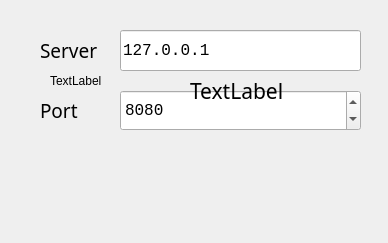
<?xml version="1.0" encoding="UTF-8"?>
<ui version="4.0">
 <class>ConnectToServer</class>
 <widget class="QDialog" name="ConnectToServer">
  <property name="geometry">
   <rect>
    <x>0</x>
    <y>0</y>
    <width>388</width>
    <height>243</height>
   </rect>
  </property>
  <property name="windowTitle">
   <string>Dialog</string>
  </property>
  <widget class="QLabel" name="serverlabel">
   <property name="geometry">
    <rect>
     <x>40</x>
     <y>30</y>
     <width>71</width>
     <height>41</height>
    </rect>
   </property>
   <property name="font">
    <font>
     <family>Corbel</family>
     <pointsize>14</pointsize>
    </font>
   </property>
   <property name="text">
    <string>Server</string>
   </property>
  </widget>
  <widget class="QLabel" name="portlabel">
   <property name="geometry">
    <rect>
     <x>40</x>
     <y>90</y>
     <width>81</width>
     <height>41</height>
    </rect>
   </property>
   <property name="font">
    <font>
     <family>Corbel</family>
     <pointsize>14</pointsize>
    </font>
   </property>
   <property name="text">
    <string>Port</string>
   </property>
  </widget>
  <widget class="QLineEdit" name="Server_lineEdit">
   <property name="geometry">
    <rect>
     <x>120</x>
     <y>30</y>
     <width>241</width>
     <height>41</height>
    </rect>
   </property>
   <property name="font">
    <font>
     <family>Consolas</family>
     <pointsize>12</pointsize>
    </font>
   </property>
   <property name="text">
    <string>127.0.0.1</string>
   </property>
   <property name="alignment">
    <set>Qt::AlignLeading|Qt::AlignLeft|Qt::AlignVCenter</set>
   </property>
  </widget>
  <widget class="QSpinBox" name="Port_spinBox">
   <property name="geometry">
    <rect>
     <x>120</x>
     <y>90</y>
     <width>241</width>
     <height>41</height>
    </rect>
   </property>
   <property name="font">
    <font>
     <family>Consolas</family>
     <pointsize>12</pointsize>
    </font>
   </property>
   <property name="minimum">
    <number>0</number>
   </property>
   <property name="maximum">
    <number>100000</number>
   </property>
   <property name="value">
    <number>8080</number>
   </property>
  </widget>
  <widget class="QLabel" name="label_connectSuccess">
   <property name="geometry">
    <rect>
     <x>50</x>
     <y>20</y>
     <width>121</width>
     <height>121</height>
    </rect>
   </property>
   <property name="text">
    <string>TextLabel</string>
   </property>
  </widget>
  <widget class="QLabel" name="label_descript">
   <property name="geometry">
    <rect>
     <x>190</x>
     <y>50</y>
     <width>161</width>
     <height>81</height>
    </rect>
   </property>
   <property name="font">
    <font>
     <family>Corbel</family>
     <pointsize>16</pointsize>
    </font>
   </property>
   <property name="text">
    <string>TextLabel</string>
   </property>
  </widget>
 </widget>
 <resources/>
 <connections/>
</ui>
